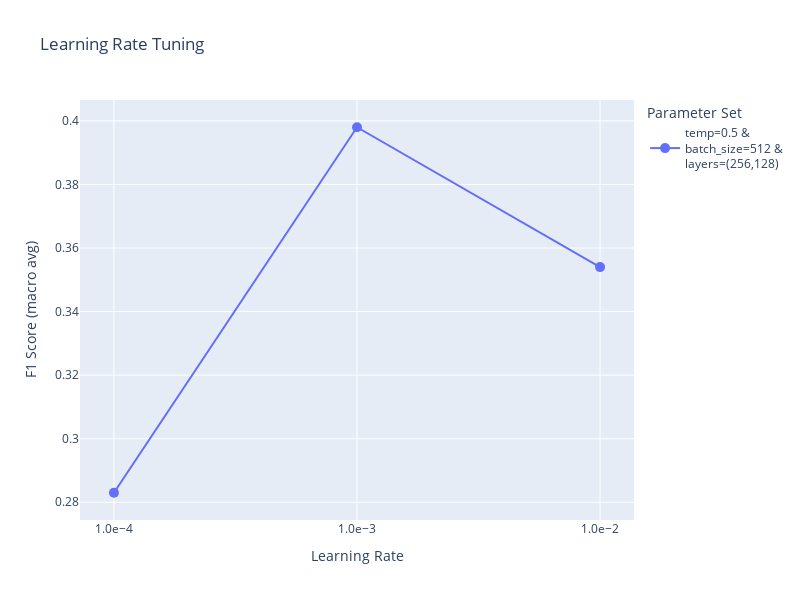

Notebook code cell kept with this figure:
### Code cell
fig = go.Figure(data=[go.Scatter(
    x=data[data["name"]==name]["lr"],
    y=data[data["name"]==name]["scores"],
    mode='markers+lines',
    name=name,
    marker=dict(size=10)
) for name in data["name"].unique()])
fig.update_layout(
    xaxis_title="Learning Rate",
    yaxis_title="F1 Score (macro avg)",
    title="Learning Rate Tuning",
    legend_title="Parameter Set",
    width=800,
    height=600,
    showlegend=True,
    xaxis=dict(tickmode = 'array',tickvals = [1e-2,1e-3,1e-4], tickformat="1.1e")
)
fig.update_xaxes(type="log")
fig.show()

### Figure 1 — Plotly figure (JSON) as saved in the notebook; plotly's stock layout.template omitted (floating-point values rounded to 4 significant figures)
{"data": [{"marker": {"size": 10}, "mode": "markers+lines", "name": "temp=0.5 &<br>batch_size=512 &<br>layers=(256,128)", "type": "scatter", "x": [0.0001, 0.001, 0.01], "y": [0.283, 0.398, 0.354]}], "layout": {"height": 600, "legend": {"title": {"text": "Parameter Set"}}, "showlegend": true, "title": {"text": "Learning Rate Tuning"}, "width": 800, "xaxis": {"tickformat": "1.1e", "tickmode": "array", "tickvals": [0.01, 0.001, 0.0001], "title": {"text": "Learning Rate"}, "type": "log"}, "yaxis": {"title": {"text": "F1 Score (macro avg)"}}}}
